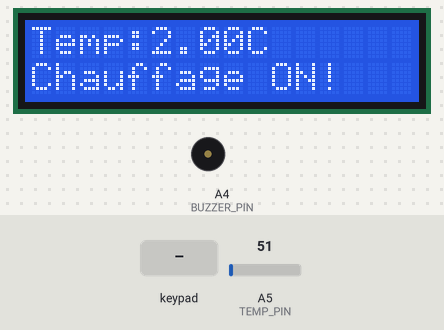
Simulated run of this sketch. Board: Arduino Uno, built with avr-gcc and run on an emulated ATmega328P. Parts: 16×2 character LCD, buzzer (waves = sounding). Inputs (shaded band) come from the test bench; at power-on: A5 (TEMP_PIN) = 51. What the sketch prints to the serial monitor is not drawn.

Above: at 3.2 s.
3.3 s: keypad keys 1 3 9 7 # pressed 0.4 s apart
At 5.3 s:
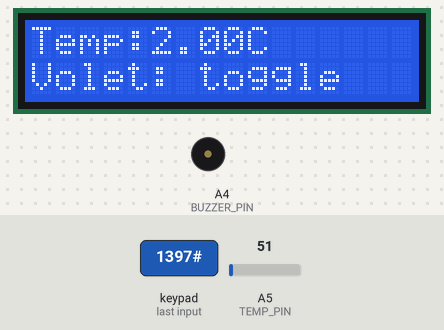
7.5 s: key '5' pressed
At 8.2 s:
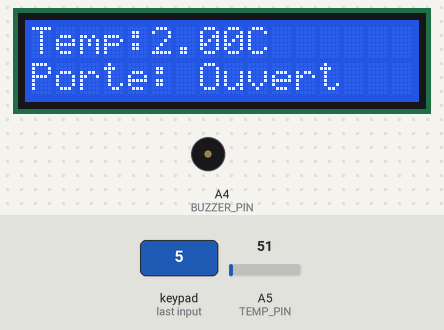
9.8 s: key '2' pressed
At 10.3 s:
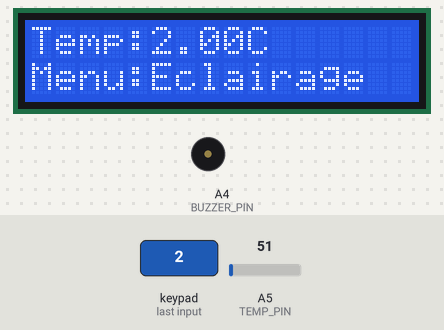
11.9 s: keypad keys 9 8 7 6 D pressed 0.4 s apart
At 15.1 s:
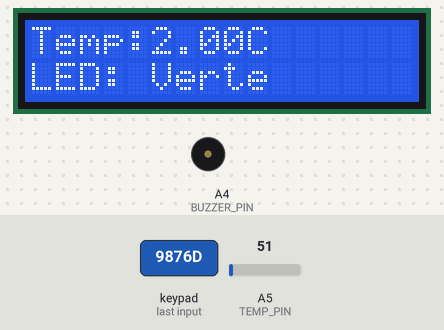
16.9 s: keypad keys 1 3 9 7 * pressed 0.4 s apart
At 20.3 s:
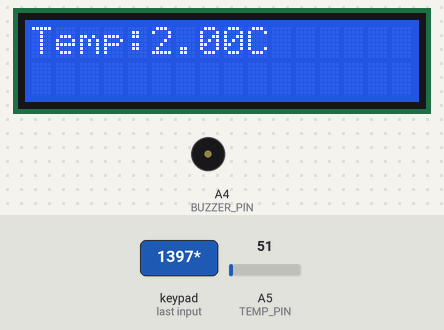
21.9 s: key '4' pressed
At 22.3 s:
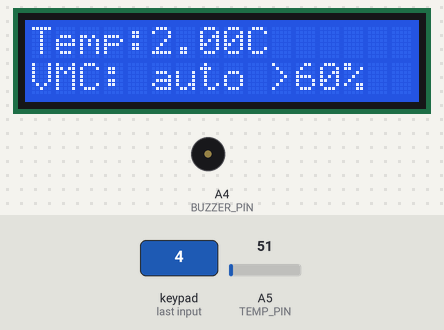
Timing chart, 0 to 24.9 s (numbered marks = the images above; inputs shaded):
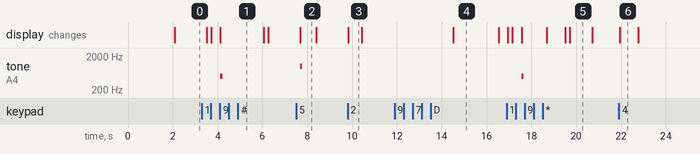

Measured:
- after the input at 3.3 s, tone on A4 (BUZZER_PIN): silent → 500 Hz after 0.82 s, → silent 0.10 s later; the display: first changes after 0.20 s (image 1 shows a later state)
- after the input at 7.5 s, tone on A4 (BUZZER_PIN): silent → 1000 Hz after 0.18 s, → silent 0.10 s later; the display: changes after 0.18 s (image 2)
- after the input at 9.8 s, the display: changes at once (image 3)
- after the input at 11.9 s, the display: changes after 2.6 s (image 4)
- after the input at 16.9 s, tone on A4 (BUZZER_PIN): silent → 500 Hz after 0.67 s, → silent 0.10 s later; the display: first changes after 0.05 s (image 5 shows a later state)
- after the input at 21.9 s, the display: changes after 0.05 s (image 6)
- what the display in image 2 shows lasts 0.7 s, from 7.7 s to 8.4 s

The sketch:

Code_Arduino_1.ino
```cpp
#include <LiquidCrystal.h>
#include <Keypad.h>

// LCD
LiquidCrystal lcd(12, 11, 5, 4, 3, 2);

// Clavier
const byte ROWS = 4;
const byte COLS = 4;
char keys[ROWS][COLS] = {
  {'1','2','3','A'},
  {'4','5','6','B'},
  {'7','8','9','C'},
  {'*','0','#','D'}
};
byte rowPins[ROWS] = {9, 8, 7, 6};
byte colPins[COLS] = {A0, A1, A2, A3};
Keypad keypad = Keypad(makeKeymap(keys), rowPins, colPins, ROWS, COLS);

#define TEMP_PIN   A5
#define BUZZER_PIN A4

// États du système
bool chauffageOn = false;
bool vmcOn = false;

void bip(int freq, int duree) {
  tone(BUZZER_PIN, freq, duree);
  delay(duree);
  noTone(BUZZER_PIN);
}

void sonnette() {
  bip(1000, 200);
  delay(100);
  bip(800, 200);
  delay(100);
  bip(1000, 400);
}

void setup() {
  Serial.begin(9600);
  pinMode(BUZZER_PIN, OUTPUT);
  lcd.begin(16, 2);

  lcd.print("  SUPINFOME v1.0");
  lcd.setCursor(0, 1);
  lcd.print("  Smart Home    ");
  delay(2000);
  lcd.clear();
}

void loop() {
  // Température
  int val = analogRead(TEMP_PIN);
  float temp = map(val, 0, 1023, 0, 50);

  lcd.setCursor(0, 0);
  lcd.print("Temp:");
  lcd.print(temp);
  lcd.print("C        ");

  // Chauffage + VMC automatique toutes les 2 secondes
  static unsigned long dernierCheck = 0;
  if (millis() - dernierCheck >= 2000) {
    dernierCheck = millis();

    // Chauffage
    if (temp < 19) {
      chauffageOn = true;
      Serial.write('R');
      lcd.setCursor(0, 1);
      lcd.print("Chauffage ON!   ");
    } else {
      chauffageOn = false;
      Serial.write('W');
      lcd.setCursor(0, 1);
      lcd.print("Chauffage OFF   ");
    }

    // VMC — on lit l'état depuis Arduino 2 via Serial
    // On garde juste une variable locale basée sur un seuil fictif
    // (la vraie lecture humidité est sur Arduino 2)
  }

  // Clavier
  char key = keypad.getKey();
  if (key != NO_KEY) {
    lcd.setCursor(0, 1);

    if (key == '1') {
      // Affiche état chauffage
      if (chauffageOn) {
        lcd.print("Chauffage: ON   ");
        lcd.setCursor(0, 0);
        lcd.print("Temp:");
        lcd.print(temp);
        lcd.print("C <19  ");
      } else {
        lcd.print("Chauffage: OFF  ");
        lcd.setCursor(0, 0);
        lcd.print("Temp:");
        lcd.print(temp);
        lcd.print("C OK   ");
      }
    } else if (key == '2') {
      lcd.print("Menu:Eclairage  ");
      Serial.write('W');
    } else if (key == '3') {
      lcd.print("Volet: toggle   ");
      Serial.write('V');
      bip(500, 100);
    } else if (key == '4') {
      // Affiche état VMC
      // On envoie une demande à Arduino 2
      Serial.write('H');
      lcd.print("VMC: auto >60%  ");
    } else if (key == '5') {
      lcd.print("Porte: Ouvert   ");
      Serial.write('O');
      bip(1000, 100);
    } else if (key == 'A') {
      lcd.print("Sonnette!       ");
      sonnette();
    } else if (key == 'B') {
      lcd.print("Porte: Ferme    ");
      Serial.write('F');
      bip(500, 100);
    } else if (key == 'C') {
      lcd.print("LED: Rouge      ");
      Serial.write('R');
    } else if (key == 'D') {
      lcd.print("LED: Verte      ");
      Serial.write('G');
    } else if (key == '#') {
      lcd.print("LED: Bleue      ");
      Serial.write('B');
    } else if (key == '0') {
      lcd.print("LED: Blanche    ");
      Serial.write('W');
    } else if (key == '*') {
      lcd.clear();
      lcd.print("  SUPINFOME v1.0");
    }
  }

  delay(200);
}
```
